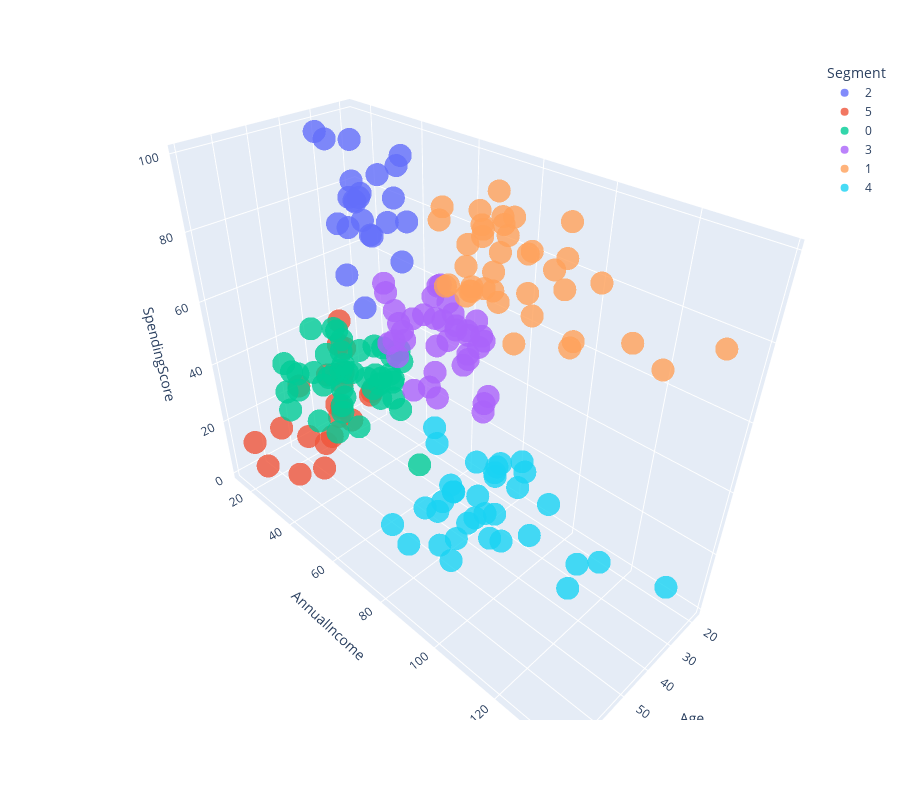

Notebook cell for this chart:
### Code cell
X['Segment'] = list(map(str, Segment))
fig = px.scatter_3d(X, x='Age', y='AnnualIncome', z='SpendingScore', color='Segment',
                   opacity = 0.8, height=800)
fig.show()

### Figure 1 — Plotly figure (JSON) as saved in the notebook; plotly's stock layout.template omitted (floating-point values rounded to 4 significant figures)
{"data": [{"hovertemplate": "Segment=2<br>Age=%{x}<br>AnnualIncome=%{y}<br>SpendingScore=%{z}<extra></extra>", "legendgroup": "2", "marker": {"color": "#636efa", "opacity": 0.8, "symbol": "circle"}, "mode": "markers", "name": "2", "scene": "scene", "showlegend": true, "type": "scatter3d", "x": [19, 21, 23, 22, 23, 30, 35, 24, 22, 20, 35, 25, 31, 29, 35, 23, 21, 18, 21, 30, 20, 24, 24], "y": [15, 15, 16, 17, 18, 19, 19, 20, 20, 21, 23, 24, 25, 28, 28, 29, 30, 33, 33, 34, 37, 38, 39], "z": [39, 81, 77, 76, 94, 72, 99, 77, 79, 66, 98, 73, 73, 82, 61, 87, 73, 92, 81, 73, 75, 92, 65]}, {"hovertemplate": "Segment=5<br>Age=%{x}<br>AnnualIncome=%{y}<br>SpendingScore=%{z}<extra></extra>", "legendgroup": "5", "marker": {"color": "#EF553B", "opacity": 0.8, "symbol": "circle"}, "mode": "markers", "name": "5", "scene": "scene", "showlegend": true, "type": "scatter3d", "x": [20, 31, 35, 64, 67, 58, 37, 35, 52, 35, 46, 54, 45, 40, 60, 53, 49, 42, 36, 48, 49], "y": [16, 17, 18, 19, 19, 20, 20, 21, 23, 24, 25, 28, 28, 29, 30, 33, 33, 34, 37, 39, 39], "z": [6, 40, 6, 3, 14, 15, 13, 35, 29, 35, 5, 14, 32, 31, 4, 4, 14, 17, 26, 36, 28]}, {"hovertemplate": "Segment=0<br>Age=%{x}<br>AnnualIncome=%{y}<br>SpendingScore=%{z}<extra></extra>", "legendgroup": "0", "marker": {"color": "#00cc96", "opacity": 0.8, "symbol": "circle"}, "mode": "markers", "name": "0", "scene": "scene", "showlegend": true, "type": "scatter3d", "x": [65, 50, 49, 59, 50, 47, 51, 69, 53, 70, 67, 54, 63, 43, 68, 70, 47, 60, 60, 59, 45, 49, 57, 67, 46, 48, 55, 50, 68, 48, 47, 48, 49, 67, 49, 66, 54, 68, 66, 65, 63, 49, 51, 50, 56], "y": [38, 40, 42, 43, 43, 43, 44, 44, 46, 46, 47, 47, 48, 48, 48, 49, 49, 50, 50, 54, 54, 54, 54, 54, 54, 54, 57, 58, 59, 60, 60, 61, 62, 62, 62, 63, 63, 63, 63, 63, 65, 65, 67, 67, 79], "z": [35, 55, 52, 60, 45, 41, 50, 46, 46, 56, 52, 59, 51, 50, 48, 55, 42, 49, 56, 47, 53, 42, 51, 41, 44, 46, 58, 46, 55, 49, 47, 42, 48, 59, 56, 50, 46, 43, 48, 52, 43, 59, 43, 57, 35]}, {"hovertemplate": "Segment=3<br>Age=%{x}<br>AnnualIncome=%{y}<br>SpendingScore=%{z}<extra></extra>", "legendgroup": "3", "marker": {"color": "#ab63fa", "opacity": 0.8, "symbol": "circle"}, "mode": "markers", "name": "3", "scene": "scene", "showlegend": true, "type": "scatter3d", "x": [31, 27, 29, 31, 33, 31, 27, 19, 18, 19, 32, 26, 40, 23, 38, 21, 22, 34, 18, 40, 32, 24, 27, 20, 23, 26, 21, 19, 38, 19, 18, 19, 27, 38, 40, 23, 25, 28], "y": [39, 40, 40, 40, 42, 43, 46, 46, 48, 48, 48, 54, 54, 54, 54, 54, 57, 58, 59, 60, 60, 60, 60, 61, 62, 62, 62, 63, 64, 64, 65, 65, 67, 67, 69, 70, 72, 76], "z": [61, 47, 42, 42, 60, 54, 51, 55, 59, 59, 47, 54, 48, 52, 55, 57, 55, 60, 41, 40, 42, 52, 50, 49, 41, 55, 42, 54, 42, 46, 48, 50, 56, 40, 58, 29, 34, 40]}, {"hovertemplate": "Segment=1<br>Age=%{x}<br>AnnualIncome=%{y}<br>SpendingScore=%{z}<extra></extra>", "legendgroup": "1", "marker": {"color": "#FFA15A", "opacity": 0.8, "symbol": "circle"}, "mode": "markers", "name": "1", "scene": "scene", "showlegend": true, "type": "scatter3d", "x": [39, 31, 40, 38, 39, 31, 29, 32, 35, 32, 32, 28, 32, 34, 39, 38, 27, 30, 30, 29, 31, 36, 33, 32, 28, 36, 30, 27, 35, 32, 29, 30, 28, 36, 32, 38, 35, 32, 30], "y": [69, 70, 71, 71, 71, 72, 73, 73, 74, 75, 76, 77, 77, 78, 78, 78, 78, 78, 78, 79, 81, 85, 86, 87, 87, 87, 88, 88, 93, 97, 98, 99, 101, 103, 103, 113, 120, 126, 137], "z": [91, 77, 95, 75, 75, 71, 88, 73, 72, 93, 87, 97, 74, 90, 88, 76, 89, 78, 73, 83, 93, 75, 95, 63, 75, 92, 86, 69, 90, 86, 88, 97, 68, 85, 69, 91, 79, 74, 83]}, {"hovertemplate": "Segment=4<br>Age=%{x}<br>AnnualIncome=%{y}<br>SpendingScore=%{z}<extra></extra>", "legendgroup": "4", "marker": {"color": "#19d3f3", "opacity": 0.8, "symbol": "circle"}, "mode": "markers", "name": "4", "scene": "scene", "showlegend": true, "type": "scatter3d", "x": [43, 59, 47, 20, 44, 19, 57, 25, 48, 34, 43, 44, 47, 37, 34, 19, 50, 42, 36, 40, 36, 52, 58, 59, 37, 46, 41, 54, 41, 34, 33, 47, 45, 32], "y": [71, 71, 71, 73, 73, 74, 75, 77, 77, 78, 78, 78, 78, 78, 78, 81, 85, 86, 87, 87, 87, 88, 88, 93, 97, 98, 99, 101, 103, 103, 113, 120, 126, 137], "z": [35, 11, 9, 5, 7, 10, 5, 12, 36, 22, 17, 20, 16, 1, 1, 5, 26, 20, 27, 13, 10, 13, 15, 14, 32, 15, 39, 24, 17, 23, 8, 16, 28, 18]}], "layout": {"height": 800, "legend": {"title": {"text": "Segment"}, "tracegroupgap": 0}, "margin": {"t": 60}, "scene": {"domain": {"x": [0, 1], "y": [0, 1]}, "xaxis": {"title": {"text": "Age"}}, "yaxis": {"title": {"text": "AnnualIncome"}}, "zaxis": {"title": {"text": "SpendingScore"}}}}}
